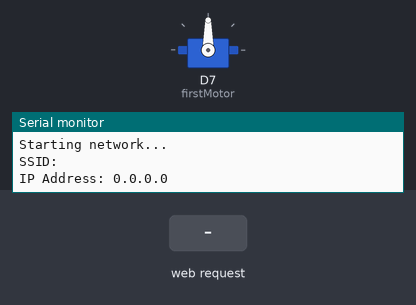
The sketch below on a simulated Arduino MKR. Parts: servo, the last lines printed to the serial monitor. The test bench sets the inputs (shaded band).

Above: at 3.2 s.
3.3 s: HTTP request GET /bye received
At 6.0 s:
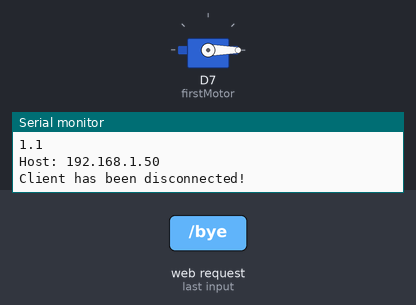
6.3 s: HTTP request GET /hey received
Timing chart, 0 to 9.3 s (numbered marks = the images above; inputs shaded):
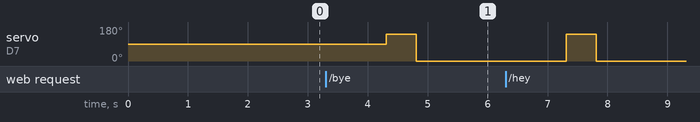

The sketch:

FC.ino
```cpp
#include <SPI.h>
#include <WiFiNINA.h>
#include <Servo.h>

// recieving data order: throttle,yaw,pitch,roll

char* ssid = "UFO";
char* hostName = "UFO";
int network = WL_IDLE_STATUS;
String cmd;
String data;

String throttle;
String yaw;
String pitch;
String roll;

int savedThrottle;
double tempThrottle;

Servo firstMotor;

WiFiServer wifiServer(80);

void setup() {
  firstMotor.attach(7);
  Serial.begin(9600);
  delay(1000);
  Serial.println("Starting network...");
  WiFi.config(IPAddress(10, 0, 0, 1));
  WiFi.setHostname(hostName);
  network = WiFi.beginAP(ssid);
  if (network != WL_AP_LISTENING) {
    Serial.println("Failed to create network. Terminating process.");
    while (true);
  }
  delay(1000);
  printWiFiStatus();
  wifiServer.begin();
}

void loop() {
  WiFiClient client = wifiServer.available();
  //client.setTimeout(0);
  if (client) {
    while (client.connected()) {
      while (client.available()>0) {
        Serial.println("Saved:");
        Serial.println(savedThrottle);
        data = client.readStringUntil('/');
        //Serial.println(data);
        if (data == "bye" or data == "hey") {
          if (data == "hey") {
            Serial.println("Client connected!");
          } else {
            client.stop();
            Serial.println("Client requested disconnect...");
          }
        } else {
          throttle = getValue(data, ',', 0);
          yaw = getValue(data, ',', 1);
          pitch = getValue(data, ',', 2);
          roll = getValue(data, ',', 3);

          tempThrottle = throttle.toDouble();
          if (tempThrottle > 0.975) {
            tempThrottle = 1.0;
          }
          savedThrottle = (tempThrottle * 2000);
          Serial.println(throttle);
        }
      }
      delayMicroseconds(125);
      firstMotor.writeMicroseconds(savedThrottle);
    }
    firstMotor.writeMicroseconds(0);
    client.stop();
    Serial.println("Client has been disconnected!");
  }
  delay(10);
}

 String getValue(String data, char separator, int index)
{
  int found = 0;
  int strIndex[] = {0, -1};
  int maxIndex = data.length()-1;

  for(int i=0; i<=maxIndex && found<=index; i++){
    if(data.charAt(i)==separator || i==maxIndex){
        found++;
        strIndex[0] = strIndex[1]+1;
        strIndex[1] = (i == maxIndex) ? i+1 : i;
    }
  }

  return found>index ? data.substring(strIndex[0], strIndex[1]) : "";
}

void printWiFiStatus() {
  // print the SSID of the network you're attached to:
  Serial.print("SSID: ");
  Serial.println(WiFi.SSID());

  // print your WiFi shield's IP address:
  IPAddress ip = WiFi.localIP();
  Serial.print("IP Address: ");
  Serial.println(ip);
}
```

Measured:
- after the input at 3.3 s, servo on D7 (firstMotor): 90° → 141° after 1.0 s, → 0° 0.50 s later
- after the input at 6.3 s, servo on D7 (firstMotor): 0° → 141° after 1.0 s, → 0° 0.50 s later
